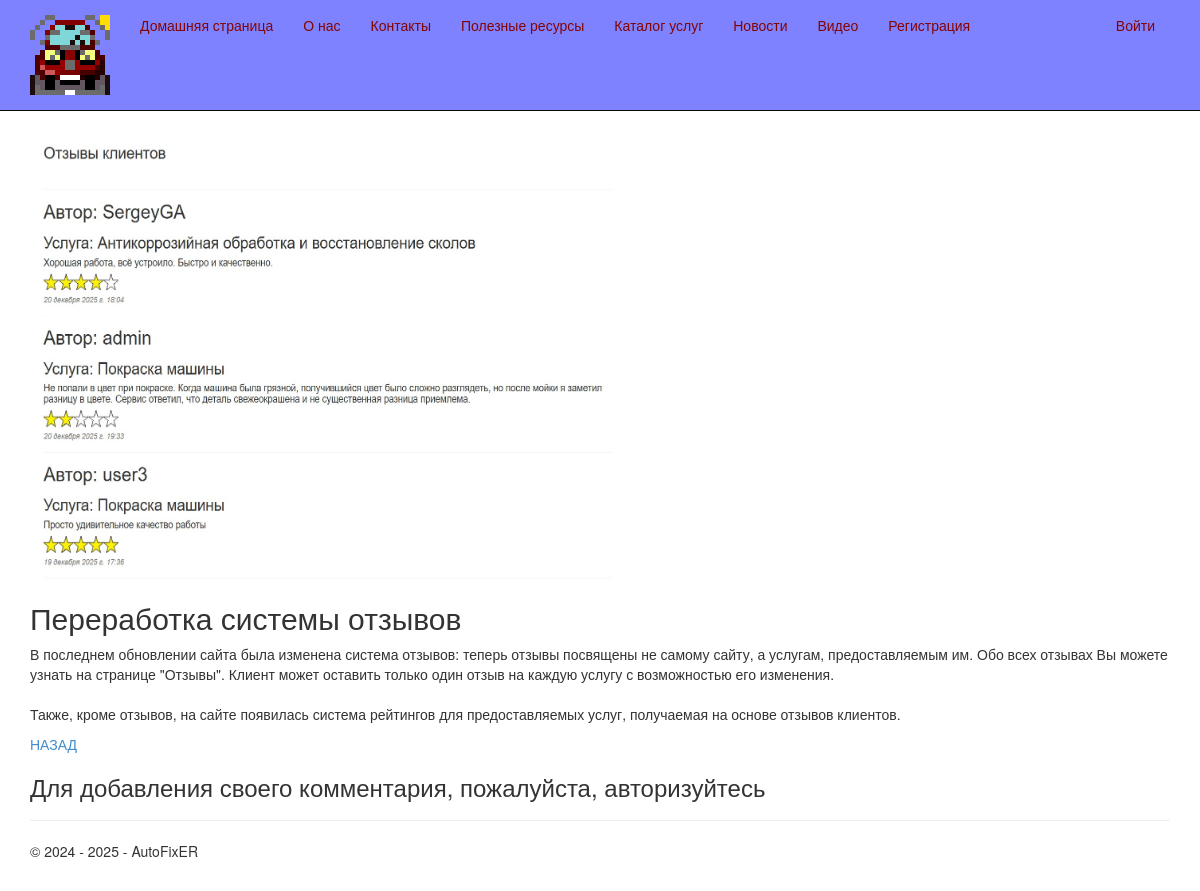
The page /blogpost/14/ on the database its author committed.
### app/models.py (models this page shows, shortened)
class Blog(models.Model):
    title = models.CharField(max_length=100, unique_for_date="posted", verbose_name="Заголовок")
    description = models.TextField(verbose_name="Краткое содержание")
    content = models.TextField(verbose_name="Полное содержание")
    posted = models.DateTimeField(default=datetime.now(), db_index=True, verbose_name="Опубликована")
    author = models.ForeignKey(User, null=True, blank=True, on_delete = models.SET_NULL, verbose_name = "Автор")
    image = models.FileField(default='temp.jpg', verbose_name='Путь к картинке')
    class Meta:
        db_table = "Posts" # имя таблицы для модели
        ordering = ["-posted"] # порядок сортировки данных в модели ("-" означает по убыванию)
        verbose_name = "статья блога" # имя, под которым модель будет отображаться в административном разделе (для одной статьи блога)
        verbose_name_plural = "статьи блога" # тоже для всех статей блога

### app/views.py (the view)
# urls.py: path('blogpost/<int:parametr>/', views.blogpost, name='blogpost'),
def blogpost(request, parametr):
    post_1 = Blog.objects.get(id=parametr)
    comments = Comment.objects.filter(post=post_1)
    if request.method == "POST":
        form = CommentForm(request.POST)
        if form.is_valid():
            comment_f = form.save(commit=False)
            comment_f.author = request.user
            comment_f.date = datetime.now()
            comment_f.post = Blog.objects.get(id=parametr)
            comment_f.save()
            return redirect('blogpost', parametr=post_1.id)
    else:
        form = CommentForm()
    assert isinstance(request, HttpRequest)
    return render(
        request,
        'app/blogpost.html',
        {
            'post_1':post_1,
            'comments': comments,
            'form': form,
            'year':datetime.now().year,
            }
        )

### app/templates/app/blogpost.html (shortened to what this page needs)
{% extends "app/layout.html" %}
{% block content %}
{% if post_1.image and post_1.image.url != '/media/temp.jpg' %}
<img src="{{ post_1.image.url }}" width="600" height="450" alt=" Картинка новости" />
{% endif %}
<h2> {{post_1.title}} </h2>
<p> {{post_1.content|linebreaksbr}} </p>
<p><a href="{% url 'blog' %}"> НАЗАД </a></p>
{% if user.is_authenticated %}
<h3>Добавить комментарий</h3>
<form method="POST" >{% csrf_token %}
<div>
    {{form.as_p}}
    <button type="submit" class="save btn btn-default" > Отправить комментарий </button>
</div>
</form>
{% else %}
    <h3> Для добавления своего комментария, пожалуйста, авторизуйтесь </h3>
{% endif %}
{% endblock %}

### app/static/app/content/site.css (style rules this page uses)
body { padding-top: 0px; padding-bottom: 20px; }

### rows shown on the page
Blog: image (picture), title "Переработка системы отзывов", content "В последнем обновлении сайта была изменена система отзывов: теперь отзывы посвящены не самому сайту, а услугам, предоставляемым им. Обо всех отзывах Вы можете узнать на странице \"Отзывы\". Клиент может оставить только один отзыв на каждую услугу с возможностью его изменения. Также, кроме отзывов, на сайте появилась система рейтингов для предоставляемых услуг, получаемая на основе отзывов клиентов."
